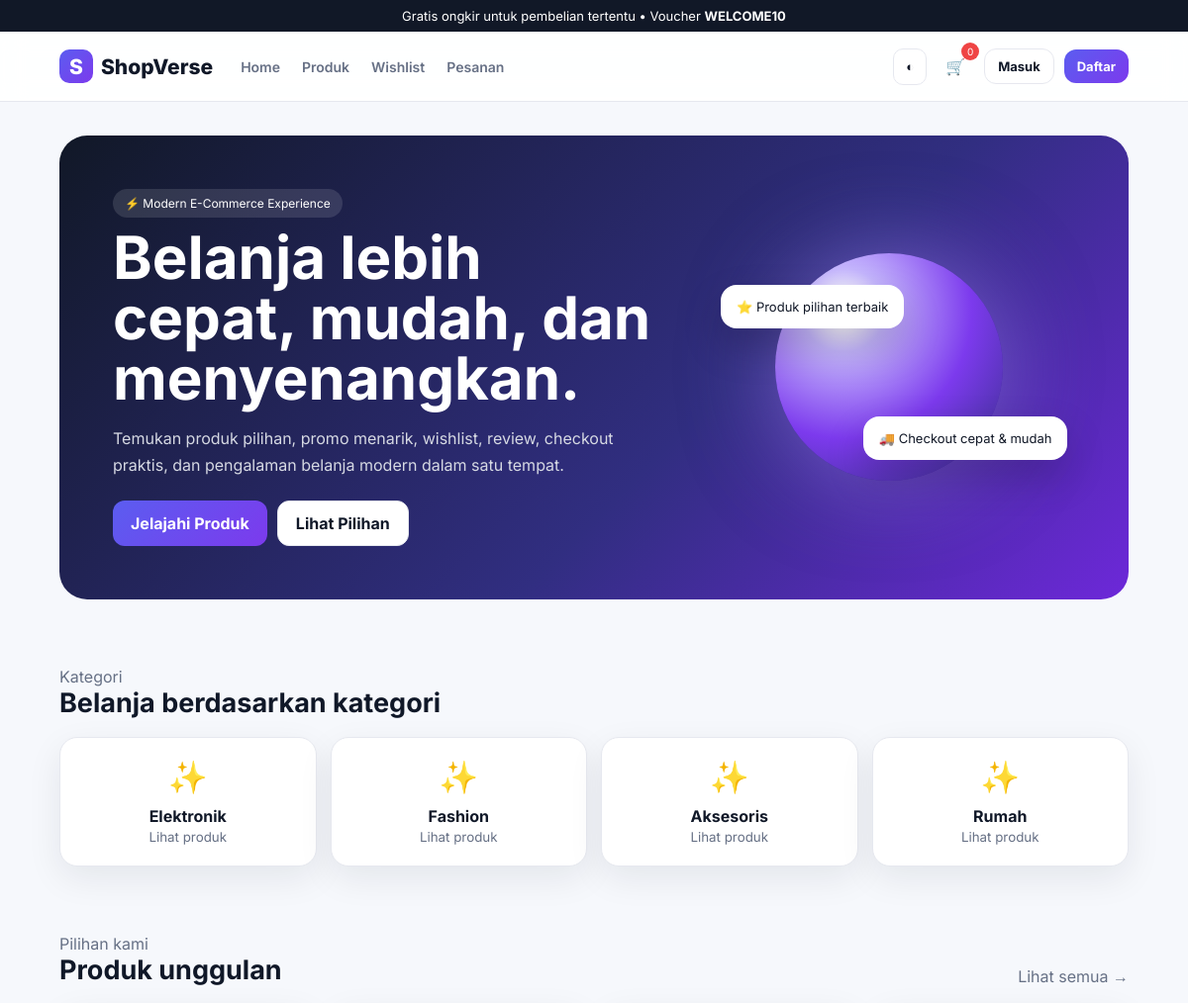
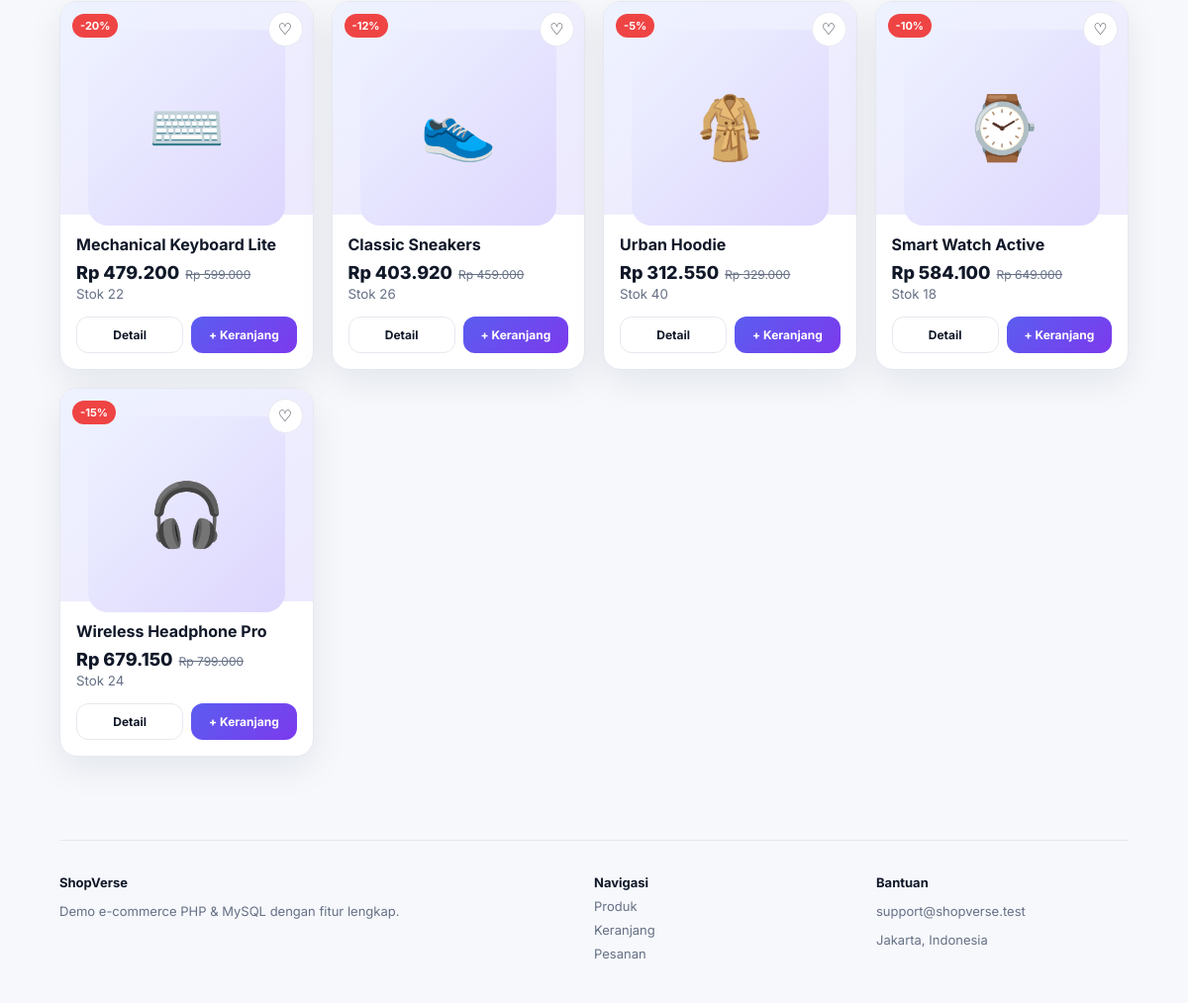
The page / on the database its author committed (2 pictures, top to bottom).
### tables this page shows
CREATE TABLE categories (
 id INT AUTO_INCREMENT PRIMARY KEY,
 name VARCHAR(100) NOT NULL,
 slug VARCHAR(120) NOT NULL UNIQUE
);

CREATE TABLE products (
 id INT AUTO_INCREMENT PRIMARY KEY,
 category_id INT NULL,
 name VARCHAR(160) NOT NULL,
 slug VARCHAR(180) NOT NULL UNIQUE,
 description TEXT,
 price DECIMAL(12,2) NOT NULL,
 discount_percent INT DEFAULT 0,
 stock INT DEFAULT 0,
 image VARCHAR(255) DEFAULT 'default.svg',
 featured TINYINT(1) DEFAULT 0,
 created_at TIMESTAMP DEFAULT CURRENT_TIMESTAMP,
 FOREIGN KEY(category_id) REFERENCES categories(id) ON DELETE SET NULL
);

### partials/functions.php (called while the page is built, shortened)
<?php
function rupiah($n){return 'Rp '.number_format((float)$n,0,',','.');}
function is_logged_in(){return !empty($_SESSION['user']);}
function cart_count(){return array_sum(array_column($_SESSION['cart']??[],'qty'));}
function final_price($p){return $p['price']*(1-($p['discount_percent']??0)/100);}
?>

### partials/product_card.php (the view)
<?php $fp=final_price($p); ?>
<div class="product-card"><?php if($p['discount_percent']):?><div class="badge">-<?=$p['discount_percent']?>%</div><?php endif;?><a class="wishlist" href="wishlist_toggle.php?id=<?=$p['id']?>">♡</a><a href="product.php?id=<?=$p['id']?>"><div class="product-img"><img src="assets/img/<?=htmlspecialchars($p['image'])?>" alt=""></div></a><div class="product-body"><div class="product-title"><?=htmlspecialchars($p['name'])?></div><div><span class="price"><?=rupiah($fp)?></span><?php if($p['discount_percent']):?><span class="old-price"><?=rupiah($p['price'])?></span><?php endif;?></div><small class="muted">Stok <?=$p['stock']?></small><div class="product-actions"><a class="btn ghost" href="product.php?id=<?=$p['id']?>">Detail</a><a class="btn" href="cart_add.php?id=<?=$p['id']?>">+ Keranjang</a></div></div></div>

### partials/header.php (shortened to what this page needs)
<?php require_once __DIR__.'/../config/database.php'; require_once __DIR__.'/functions.php'; ?>
<!doctype html><html lang="id"><head><link rel="stylesheet" href="assets/css/style.css"></head><body>
<div class="announcement">Gratis ongkir untuk pembelian tertentu • Voucher <b>WELCOME10</b></div>
<header class="navbar"><a class="brand" href="index.php"><span>S</span>ShopVerse</a><nav><a href="index.php">Home</a><a href="products.php">Produk</a><a href="wishlist.php">Wishlist</a><a href="orders.php">Pesanan</a></nav><div class="nav-actions"><button class="icon-btn" id="themeBtn" title="Tema">◐</button><a class="cart-link" href="cart.php">🛒 <span><?=cart_count()?></span></a><?php if(is_logged_in()): ?><div class="dropdown"><button class="profile-btn"><?=htmlspecialchars(explode(' ',$_SESSION['user']['name'])[0])?> ▾</button><div class="dropdown-menu"><a href="profile.php">Profil</a><?php if(is_admin()): ?><a href="admin/index.php">Dashboard Admin</a><?php endif; ?><a href="logout.php">Keluar</a></div></div><?php else: ?><a class="btn small ghost" href="login.php">Masuk</a><a class="btn small" href="register.php">Daftar</a><?php endif; ?></div></header>
<main>

### index.php
<?php $page_title='ShopMe - Belanja Lebih Seru'; include 'partials/header.php';
$featured=$conn->query("SELECT * FROM products WHERE featured=1 ORDER BY id DESC LIMIT 8");$cats=$conn->query("SELECT * FROM categories ORDER BY id"); ?>
<section class="hero"><div><span class="eyebrow">⚡ Modern E-Commerce Experience</span><h1>Belanja lebih cepat, mudah, dan menyenangkan.</h1><p>Temukan produk pilihan, promo menarik, wishlist, review, checkout praktis, dan pengalaman belanja modern dalam satu tempat.</p><div style="display:flex;gap:10px;margin-top:22px"><a class="btn" href="products.php">Jelajahi Produk</a><a class="btn ghost" href="#featured">Lihat Pilihan</a></div></div><div class="hero-art"><div class="orb"></div><div class="floating-card f1">⭐ Produk pilihan terbaik</div><div class="floating-card f2">🚚 Checkout cepat & mudah</div></div></section>
<section class="section container"><div class="section-head"><div><span class="muted">Kategori</span><h2>Belanja berdasarkan kategori</h2></div></div><div class="categories"><?php while($c=$cats->fetch_assoc()): ?><a class="category-card" href="products.php?category=<?=$c['id']?>"><div style="font-size:32px">✨</div><b><?=htmlspecialchars($c['name'])?></b><small class="muted">Lihat produk</small></a><?php endwhile;?></div></section>
<section class="section container" id="featured"><div class="section-head"><div><span class="muted">Pilihan kami</span><h2>Produk unggulan</h2></div><a class="muted" href="products.php">Lihat semua →</a></div><div class="product-grid"><?php while($p=$featured->fetch_assoc()): include 'partials/product_card.php'; endwhile;?></div></section>
<?php include 'partials/footer.php'; ?>

### partials/footer.php
</main><footer><div><b>ShopVerse</b><p>Demo e-commerce PHP & MySQL dengan fitur lengkap.</p></div><div><b>Navigasi</b><a href="products.php">Produk</a><a href="cart.php">Keranjang</a><a href="orders.php">Pesanan</a></div><div><b>Bantuan</b><p>support@shopverse.test</p><p>Jakarta, Indonesia</p></div></footer><script src="assets/js/app.js"></script></body></html>

### rows shown on the page
categories: name "Elektronik"
categories: name "Fashion"
categories: name "Aksesoris"
categories: name "Rumah"
products: discount_percent "20", image (picture), name "Mechanical Keyboard Lite", rupiah($fp) "Rp 479.200", price "Rp 599.000", stock "22"
products: discount_percent "12", image (picture), name "Classic Sneakers", rupiah($fp) "Rp 403.920", price "Rp 459.000", stock "26"
products: discount_percent "5", image (picture), name "Urban Hoodie", rupiah($fp) "Rp 312.550", price "Rp 329.000", stock "40"
products: discount_percent "10", image (picture), name "Smart Watch Active", rupiah($fp) "Rp 584.100", price "Rp 649.000", stock "18"
products: discount_percent "15", image (picture), name "Wireless Headphone Pro", rupiah($fp) "Rp 679.150", price "Rp 799.000", stock "24"

### other values the page prints
cart_count() "0"
